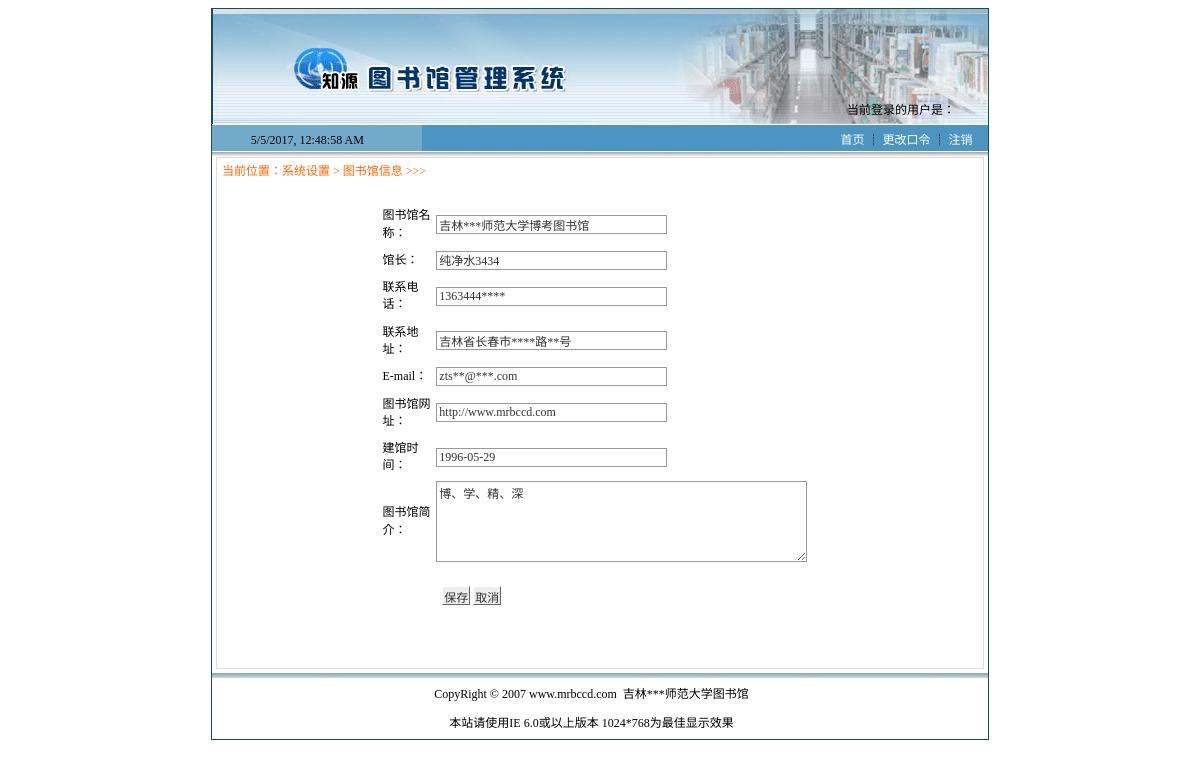
The app's page /library_modify.php with its own data.
### tables this page shows
CREATE TABLE IF NOT EXISTS `tb_library` (
  `id` int(10) unsigned NOT NULL AUTO_INCREMENT,
  `libraryname` varchar(50) DEFAULT NULL,
  `curator` varchar(10) DEFAULT NULL,
  `tel` varchar(20) DEFAULT NULL,
  `address` varchar(100) DEFAULT NULL,
  `email` varchar(100) DEFAULT NULL,
  `url` varchar(100) DEFAULT NULL,
  `createDate` date DEFAULT NULL,
  `introduce` text,
  PRIMARY KEY (`id`)
);

### library_modify.php (the view, shortened to what this page needs)
<head>
<link href="CSS/style.css" rel="stylesheet">
</head>
<body>
<table width="776" border="0" align="center" cellpadding="0" cellspacing="0" class="tableBorder">
  <tr>
    <td>
	<?php include ("navigation.php");?>
	</td>
  </tr>
	<td>
	<table width="100%"  border="0" cellspacing="0" cellpadding="0">
  <tr>
    <td valign="top" bgcolor="#FFFFFF"><table width="99%" height="510"  border="0" align="center" cellpadding="0" cellspacing="0" bgcolor="#FFFFFF" class="tableBorder_gray">
  <tr>
    <td height="510" valign="top" style="padding:5px;"><table width="98%" height="487"  border="0" cellpadding="0" cellspacing="0">
      <tr>
        <td height="22" valign="top" class="word_orange"> 当前位置：系统设置 &gt; 图书馆信息 &gt;&gt;&gt; </td>
      </tr>
      <tr>
        <td align="center" valign="top">
 <table width="100%"  border="0" cellspacing="0" cellpadding="0">
  <tr>
    <td width="84%">&nbsp;      </td>
</tr>
</table>  <form name="form1" method="post" action="library_ok.php">
<?php
include("conn/conn.php");
$sql=mysqli_query($conn,"select * from tb_library");
$info=mysqli_fetch_array($sql);
?>
  <table width="58%"  border="0" cellpadding="0" cellspacing="0" bordercolor="#FFFFFF" bordercolordark="#D2E3E6" bordercolorlight="#FFFFFF">
  <tr align="center">
    <td width="20%" align="left" style="padding:5px;"> 图书馆名称： </td>
    <td width="80%" align="left">
      <input name="libraryname" type="text" id="libraryname" value="<?php echo $info[libraryname];?>" size="30">
    </td>
    <tr>
    <td align="left" style="padding:5px;"> 馆长： </td>
    <td align="left"><input name="curator" type="text" id="curator" size="30" value="<?php echo $info[curator];?>" ></td>
    </tr>
    <tr>
      <td align="left" style="padding:5px;"> 联系电话： </td>
      <td align="left"><input name="tel" type="text" id="tel" size="30" value="<?php echo $info[tel];?>"></td>
    </tr>
    <tr>
      <td align="left" style="padding:5px;"> 联系地址： </td>
      <td align="left"><input name="address" type="text" id="address" size="30" value="<?php echo $info[address];?>"></td>
    </tr>
    <tr>
      <td align="left" style="padding:5px;"> E-mail： </td>
      <td align="left"><input name="email" type="text" id="email" size="30" value="<?php echo $info[email];?>"></td>
    </tr>
    <tr>
      <td align="left" style="padding:5px;"> 图书馆网址： </td>
      <td align="left"><input name="url" type="text" id="url" size="30" value="<?php echo $info[url];?>"></td>
    </tr>
    <tr>
      <td align="left" style="padding:5px;"> 建馆时间： </td>
      <td align="left"><input name="createDate" type="text" id="createDate" size="30" value="<?php echo $info[createDate];?>"></td>
    </tr>
    <tr>
      <td height="84" align="left" style="padding:5px;"> 图书馆简介： </td>
      <td align="left"><textarea name="introduce" cols="50" rows="5" class="wenbenkuang" id="introduce"><?php echo $info[introduce];?></textarea></td>
    </tr>
    <tr>
      <td height="65" align="left" style="padding:5px;">&nbsp;</td>
      <td>        &nbsp;
          <input name="Submit" type="submit" class="btn_grey" id="Submit" value="保存" onClick="return checkForm(form1)">
          <input name="Submit2" type="reset" class="btn_grey" id="Submit2" value="取消"></td></tr>
</table>
</form></td>
      </tr>
    </table>
</td>
  </tr>
</table><?php include("copyright.php");?></td>
  </tr>
</table>
</td>
</table>
</body>
</html>

### css/style.css (style rules this page uses)
td { font-size: 9pt; line-height:144%; }
.btn_grey { font-family: "宋体"; font-size: 9pt;color: #333333; background-color: #eeeeee;cursor: hand;padding:1px;height:19px; border-top: 1px solid #FFFFFF;border-right:1px solid #666666; border-bottom: 1px solid #666666;border-left: 1px solid #FFFFFF; }
.word_orange { font-size: 9pt; color: #FF6600; }
input { font-family: "宋体"; font-size: 9pt; color: #333333; border: 1px solid #999999; }
.wenbenkuang { font-family: "宋体"; font-size: 9pt; color: #333333; border: 1px solid #999999; }
.tableBorder { border: #1B4E51 1px solid }
.tableBorder_gray { border: #DDDDDD 1px solid }

### records on screen
tb_library: libraryname "吉林***师范大学博考图书馆", curator "纯净水3434", tel "1363444****", address "吉林省长春市****路**号", email "zts**@***.com", url "http://www.mrbccd.com", createDate "1996-05-29", introduce "博、学、精、深"
